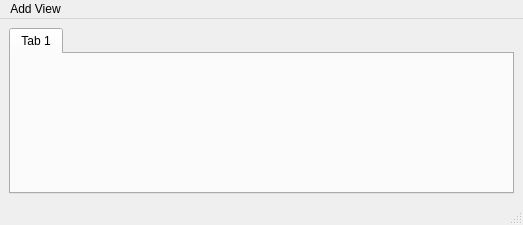
<?xml version="1.0" encoding="UTF-8"?>
<ui version="4.0">
 <class>MainWindow</class>
 <widget class="QMainWindow" name="MainWindow">
  <property name="geometry">
   <rect>
    <x>0</x>
    <y>0</y>
    <width>523</width>
    <height>225</height>
   </rect>
  </property>
  <property name="windowTitle">
   <string>CalendarViews Viewer</string>
  </property>
  <widget class="QWidget" name="centralwidget">
   <layout class="QVBoxLayout" name="verticalLayout">
    <item>
     <widget class="QTabWidget" name="tabWidget">
      <property name="currentIndex">
       <number>0</number>
      </property>
      <widget class="QWidget" name="tab">
       <attribute name="title">
        <string>Tab 1</string>
       </attribute>
      </widget>
     </widget>
    </item>
   </layout>
  </widget>
  <widget class="QMenuBar" name="menubar">
   <property name="geometry">
    <rect>
     <x>0</x>
     <y>0</y>
     <width>523</width>
     <height>21</height>
    </rect>
   </property>
   <widget class="QMenu" name="addViewMenu">
    <property name="title">
     <string>Add View</string>
    </property>
    <addaction name="actionAgenda"/>
    <addaction name="actionMultiAgenda"/>
    <addaction name="actionMonth"/>
    <addaction name="actionTimeline"/>
   </widget>
   <addaction name="addViewMenu"/>
  </widget>
  <widget class="QStatusBar" name="statusbar"/>
  <action name="actionAgenda">
   <property name="text">
    <string>Agenda</string>
   </property>
  </action>
  <action name="actionMultiAgenda">
   <property name="text">
    <string>MultiAgenda</string>
   </property>
  </action>
  <action name="actionMonth">
   <property name="text">
    <string>Month</string>
   </property>
  </action>
  <action name="actionTimeline">
   <property name="text">
    <string>Timeline</string>
   </property>
  </action>
 </widget>
 <resources/>
 <connections/>
</ui>
